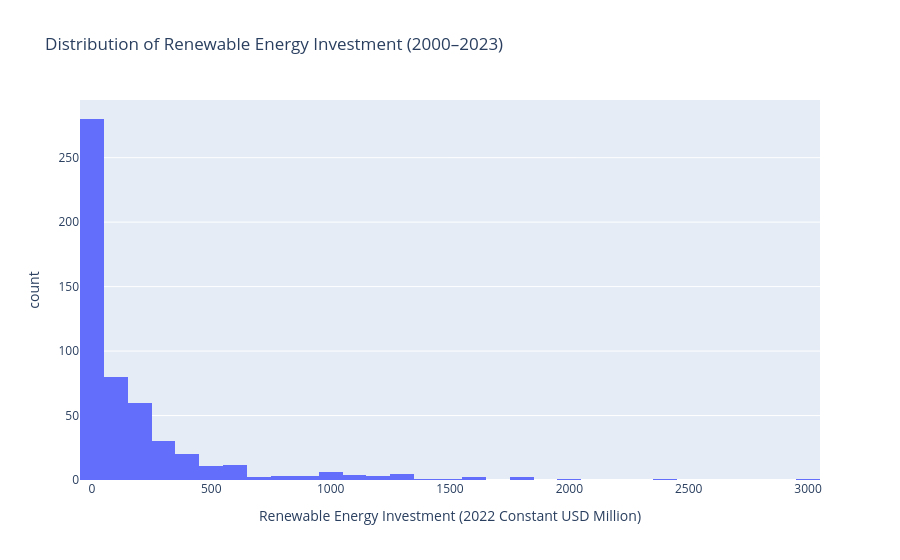

The code cell stored with this chart in its notebook:
### Code cell
fig = px.histogram(
    EDA_investment,
    x=investment_col,
    nbins=40,
    title="Distribution of Renewable Energy Investment (2000–2023)",
    labels={
        investment_col:
        "Renewable Energy Investment (2022 Constant USD Million)"
    }
)

fig.show()

### Figure 1 — Plotly figure (JSON) as saved in the notebook; plotly's stock layout.template omitted (floating-point values rounded to 4 significant figures; data arrays with more than 128 entries replaced by an {"elided": "..."} marker saying what was removed)
{"data": [{"alignmentgroup": "True", "bingroup": "x", "hovertemplate": "Renewable Energy Investment (2022 Constant USD Million)=%{x}<br>count=%{y}<extra></extra>", "legendgroup": "", "marker": {"color": "#636efa", "pattern": {"shape": ""}}, "name": "", "nbinsx": 40, "offsetgroup": "", "orientation": "v", "showlegend": false, "type": "histogram", "x": {"elided": "528 float values"}, "xaxis": "x", "yaxis": "y"}], "layout": {"autosize": true, "barmode": "relative", "legend": {"tracegroupgap": 0}, "title": {"text": "Distribution of Renewable Energy Investment (2000–2023)"}, "xaxis": {"anchor": "y", "autorange": true, "domain": [0, 1], "range": [-50, 3050], "title": {"text": "Renewable Energy Investment (2022 Constant USD Million)"}, "type": "linear"}, "yaxis": {"anchor": "x", "autorange": true, "domain": [0, 1], "range": [0, 294.7], "title": {"text": "count"}}}}
